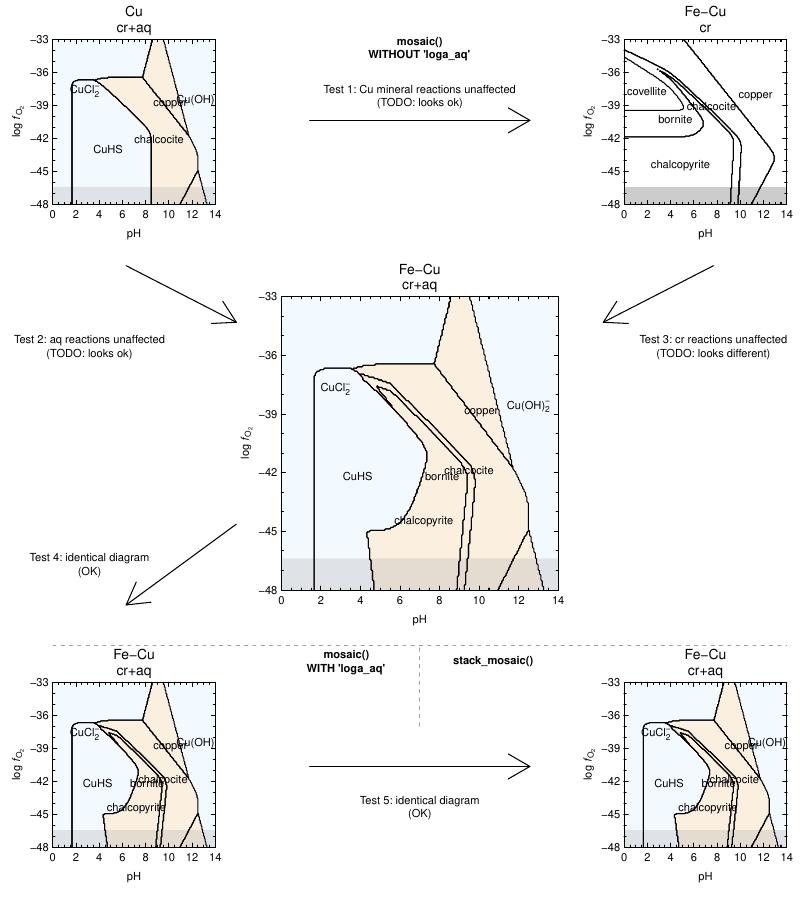

Recreate this plot in R.
# Test variations on stacked mosaic diagrams culminating with stack_mosaic() wrapper function
# 20220722 v1 adapted from Mosaic Stacking 2 from multi-metal.Rmd

library(CHNOSZ)

# Use low resolution for routine package checking
res <- 20
## Increase resolution for nicer-looking PDF (the one kept in the test directory)
#res <- 200
# Define system
pH <- c(0, 14, res)
O2 <- c(-48, -33, res)
T <- 200
logmS <- -2
m_NaCl <- 0.1
logm_aq <- -6 # for both Fe- and Cu-bearing aq species
# Define basis species
S.aq <- c("H2S", "HS-", "HSO4-", "SO4-2")
# Define minerals
Fe.cr <- c("pyrite", "pyrrhotite", "magnetite", "hematite")
Fe.abbrv <- c("Py", "Po", "Mag", "Hem")
FeCu.cr <- c("chalcopyrite", "bornite")
Cu.cr <- c("copper", "cuprite", "tenorite", "chalcocite", "covellite")
FeCu.abbrv <- c("Ccp", "Bn", "Cu", "Cpr", "Tnr", "Cct", "Cv")
# Define aqueous species
iFe.aq <- retrieve("Fe", c("S", "O", "H", "Cl"), "aq")
Fe.aq <- info(iFe.aq)$name
iCu.aq <- retrieve("Cu", c("S", "O", "H", "Cl"), "aq")
Cu.aq <- info(iCu.aq)$name
NaCl <- NaCl(m_NaCl = m_NaCl, T = T, P = "Psat")

setup <- function() {
  reset()
  # Setup basis species
  basis(c("Cu+", "pyrite", "H2S", "oxygen", "H2O", "H+", "Cl-"))
  basis("H2S", logmS)
  basis("Cl-", log10(NaCl$m_Clminus))
}

ref_Cu_craq <- function() {
  # Load Cu-bearing minerals
  species(Cu.cr)
  # Add aqueous species 20210220
  species(iCu.aq, logm_aq, add = TRUE)

  mCu <- mosaic(list(S.aq), pH = pH, O2 = O2, T = T, IS = NaCl$IS)
  diagram(mCu$A.species)
}

ref_FeCu_cr <- function() {
  # Load Fe-bearing minerals
  species(Fe.cr)
  mFe <- mosaic(S.aq, pH = pH, O2 = O2, T = T, IS = NaCl$IS)
  dFe <- diagram(mFe$A.species, lwd = 0, names = FALSE, plot.it = FALSE)

  # Load Cu-bearing minerals
  species(c(FeCu.cr, Cu.cr))
  # Mosaic with all Fe species as basis species
  mFeCu <- mosaic(list(S.aq, Fe.cr), pH = pH, O2 = O2, T = T, IS = NaCl$IS, stable = list(NULL, dFe$predominant))

  diagram(mFeCu$A.species)
}

setup_FeCu <- function() {
  # Load Fe-bearing minerals
  species(Fe.cr)
  # Add aqueous species 20210220
  species(iFe.aq, logm_aq, add = TRUE)
  mFe <- mosaic(S.aq, pH = pH, O2 = O2, T = T, IS = NaCl$IS)
  dFe <- diagram(mFe$A.species, lwd = 0, names = FALSE, plot.it = FALSE)

  # Load Cu-bearing minerals
  species(c(FeCu.cr, Cu.cr))
  # Add aqueous species 20210220
  species(iCu.aq, logm_aq, add = TRUE)
  
  # Return Fe diagram for stacked mosaic calculations
  dFe
}


test_FeCu_old <- function() {
  dFe <- setup_FeCu()

  # NOTE: limitation in mosaic() when using both solid and aqueous basis species (i.e. c(Fe.cr, Fe.aq)):
  #   Only the activity of the first-defined basis species is used for all basis species.
  #   The first-defined basis species is pyrite (logact = 0), but logact < 0 for the aq Fe species.
  # Workaround: Adjust standard Gibbs energies of aq Fe species to virtually change their activities
  DG_J <- convert(-logm_aq, "G", T = convert(T, "K"))
  # We should use calories here because the database values are in calories 20220604
  stopifnot(all(info(iFe.aq)$E_units == "cal"))
  DG_cal <- convert(DG_J, "cal")
  G.orig <- info(iFe.aq)$G
  G.new <- G.orig + DG_cal
  mod.OBIGT(iFe.aq, G = G.new)

  # Mosaic with all Fe species as basis species
  mFeCu <- mosaic(list(S.aq, c(Fe.cr, Fe.aq)), pH = pH, O2 = O2, T = T, IS = NaCl$IS, stable = list(NULL, dFe$predominant))

  diagram(mFeCu$A.species)
}

test_FeCu_new <- function() {
  dFe <- setup_FeCu()

  # Mosaic with all Fe species as basis species
  # Use loga_aq argument to control the activity of aqueous species in mosaic calculation 20220722
  # c(NA, logm_aq) means to use:
  #   basis()'s value for logact of aqueous S species
  #   logm_aq for logact of aqueous Fe species
  mFeCu <- mosaic(list(S.aq, c(Fe.cr, Fe.aq)), pH = pH, O2 = O2, T = T, IS = NaCl$IS, stable = list(NULL, dFe$predominant), loga_aq = c(NA, logm_aq))

  diagram(mFeCu$A.species)
}

test_FeCu_stack <- function() {
  # Aqueous S species
  bases <- S.aq
  # Fe-bearing minerals
  species1 <- Fe.cr
  # Cu-bearing and FeCu-bearing minerals
  species2 <- Cu.cr
  species12 <- FeCu.cr

  # Fe-bearing aqueous species
  species1 <- c(species1, Fe.aq)
  # Cu-bearing aqueous species
  species2 <- c(species2, Cu.aq)

  sm <- stack_mosaic(bases, species1, species2, species12, pH = pH, O2 = O2, T = T, IS = NaCl$IS, loga_aq = logm_aq, plot.it = FALSE)
  diagram(sm[[2]])
}

## Setup plot
pdf("stack_mosaic.pdf", width = 8, height = 9)
mat <- matrix(c(1,6,2, 6,3,6, 4,6,5), nrow = 3, byrow = TRUE)
layout(mat, widths = c(2, 3, 2), heights = c(2, 3, 2, 3))
par(mar = c(4, 4, 3, 1))

## Run tests
# This first one is a simple mosaic diagram (no stacking)
setup()
ref_Cu_craq()
title("Cu\ncr+aq", font.main = 1)

setup()
ref_FeCu_cr()
title("Fe-Cu\ncr", font.main = 1)

T1result <- "(TODO: looks ok)"

setup()
d_FeCu_old <- test_FeCu_old()
title("Fe-Cu\ncr+aq", font.main = 1)

T2result <- "(TODO: looks ok)"
T3result <- "(TODO: looks different)"

setup()
d_FeCu_new <- test_FeCu_new()
title("Fe-Cu\ncr+aq", font.main = 1, xpd = NA)

if(identical(d_FeCu_old$predominant, d_FeCu_new$predominant)) T4result <- "(OK)" else T4result <- "(FAILED)"

setup()
d_FeCu_stack <- test_FeCu_stack()
title("Fe-Cu\ncr+aq", font.main = 1, xpd = NA)

if(identical(d_FeCu_new$predominant, d_FeCu_stack$predominant)) T5result <- "(OK)" else T5result <- "(FAILED)"

## Add arrows and text
plot.new()
text(0.5, 0.99, "mosaic()\nWITHOUT 'loga_aq'", font = 2, xpd = NA)

arrows(0.35, 0.9, 0.65, 0.9)
text(0.5, 0.93, paste0("Test 1: Cu mineral reactions unaffected\n", T1result))

arrows(0.1, 0.72, 0.25, 0.65)
text(0.05, 0.62, paste0("Test 2: aq reactions unaffected\n", T2result), xpd = NA)

arrows(0.9, 0.72, 0.75, 0.65)
text(0.9, 0.62, paste0("Test 3: cr reactions unaffected\n", T3result), xpd = NA)

abline(h = 0.25, lty = 2, col = 8)
text(0.4, 0.23, "mosaic()\nWITH 'loga_aq'", font = 2)
lines(c(0.5, 0.5), c(0.15, 0.25), lty = 2, col = 8)
text(0.6, 0.23, "stack_mosaic()", font = 2)

arrows(0.25, 0.4, 0.1, 0.3)
text(0.05, 0.35, paste0("Test 4: identical diagram\n", T4result), xpd = NA)

arrows(0.35, 0.1, 0.65, 0.1)
text(0.5, 0.05, paste0("Test 5: identical diagram\n", T5result))

dev.off()
